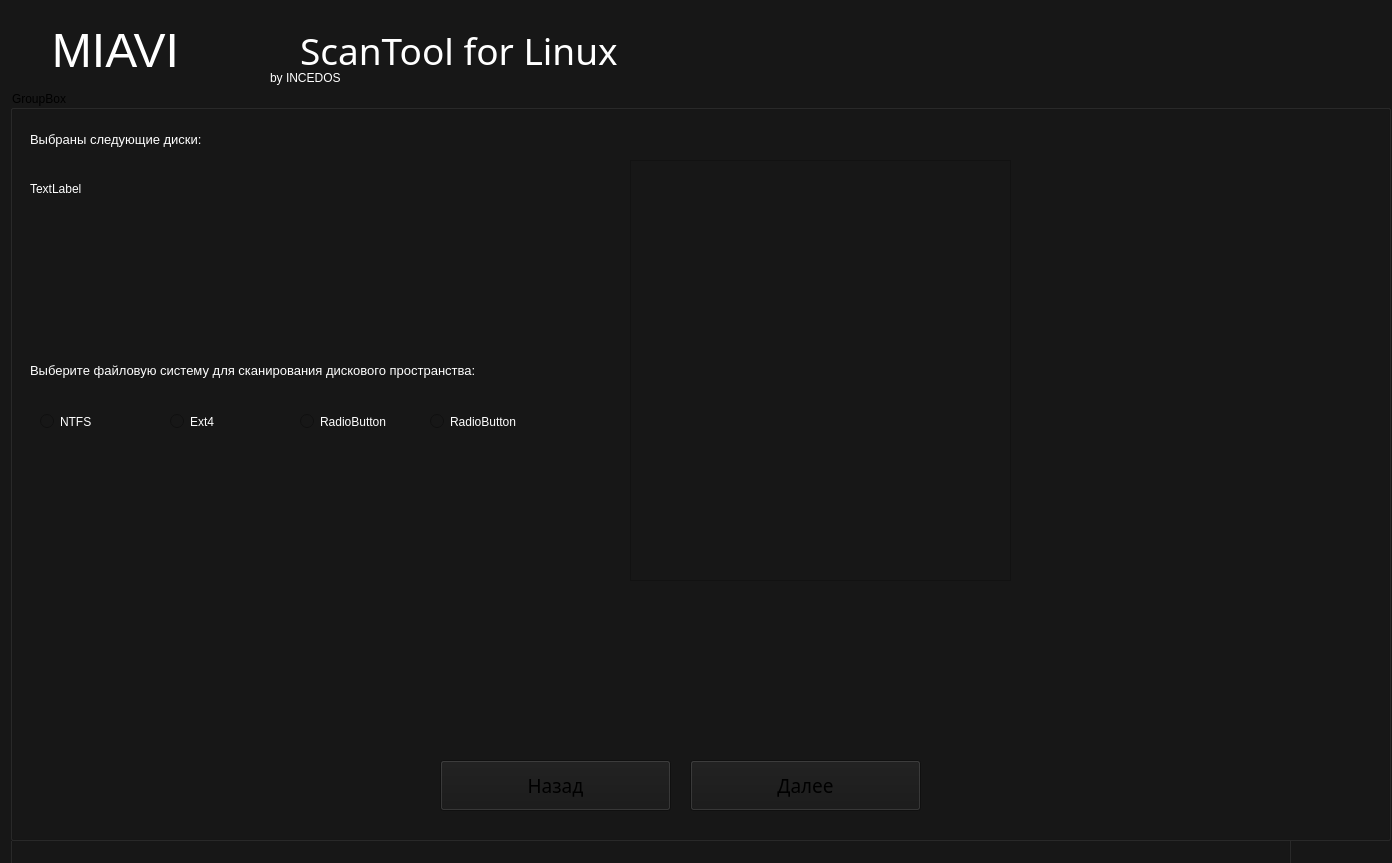
<?xml version="1.0" encoding="UTF-8"?>
<ui version="4.0">
 <class>MIAVIbyINCEDOS</class>
 <widget class="QMainWindow" name="MIAVIbyINCEDOS">
  <property name="geometry">
   <rect>
    <x>0</x>
    <y>0</y>
    <width>1392</width>
    <height>863</height>
   </rect>
  </property>
  <property name="minimumSize">
   <size>
    <width>1035</width>
    <height>678</height>
   </size>
  </property>
  <property name="acceptDrops">
   <bool>false</bool>
  </property>
  <property name="windowTitle">
   <string>MIAVI by INCEDOS</string>
  </property>
  <property name="autoFillBackground">
   <bool>false</bool>
  </property>
  <property name="styleSheet">
   <string notr="true">background-color: #171717
</string>
  </property>
  <property name="iconSize">
   <size>
    <width>50</width>
    <height>50</height>
   </size>
  </property>
  <property name="animated">
   <bool>true</bool>
  </property>
  <widget class="QWidget" name="centralwidget">
   <widget class="QLabel" name="label_2">
    <property name="geometry">
     <rect>
      <x>-20</x>
      <y>10</y>
      <width>271</width>
      <height>81</height>
     </rect>
    </property>
    <property name="minimumSize">
     <size>
      <width>271</width>
      <height>81</height>
     </size>
    </property>
    <property name="font">
     <font>
      <pointsize>36</pointsize>
      <weight>50</weight>
      <bold>false</bold>
     </font>
    </property>
    <property name="styleSheet">
     <string notr="true">color: white
</string>
    </property>
    <property name="text">
     <string>MIAVI</string>
    </property>
    <property name="textFormat">
     <enum>Qt::AutoText</enum>
    </property>
    <property name="scaledContents">
     <bool>false</bool>
    </property>
    <property name="alignment">
     <set>Qt::AlignCenter</set>
    </property>
    <property name="wordWrap">
     <bool>false</bool>
    </property>
    <property name="textInteractionFlags">
     <set>Qt::LinksAccessibleByMouse</set>
    </property>
    <property name="buddy">
     <cstring></cstring>
    </property>
   </widget>
   <widget class="QLabel" name="label_3">
    <property name="geometry">
     <rect>
      <x>270</x>
      <y>70</y>
      <width>81</width>
      <height>16</height>
     </rect>
    </property>
    <property name="font">
     <font>
      <family>MS UI Gothic</family>
     </font>
    </property>
    <property name="styleSheet">
     <string notr="true">color: white</string>
    </property>
    <property name="text">
     <string>by INCEDOS</string>
    </property>
   </widget>
   <widget class="QLabel" name="label_4">
    <property name="geometry">
     <rect>
      <x>300</x>
      <y>10</y>
      <width>771</width>
      <height>81</height>
     </rect>
    </property>
    <property name="minimumSize">
     <size>
      <width>771</width>
      <height>81</height>
     </size>
    </property>
    <property name="font">
     <font>
      <family>Century Gothic</family>
      <pointsize>28</pointsize>
      <weight>50</weight>
      <bold>false</bold>
     </font>
    </property>
    <property name="autoFillBackground">
     <bool>false</bool>
    </property>
    <property name="styleSheet">
     <string notr="true">color: white;
background-color: qlineargradient(spread:pad, x1:0, y1:0, x2:1, y2:0, stop:0 rgba(0, 0, 0, 0), stop:1 rgba(255, 255, 255, 0));</string>
    </property>
    <property name="text">
     <string>ScanTool for Linux</string>
    </property>
   </widget>
   <widget class="QGroupBox" name="groupBox">
    <property name="geometry">
     <rect>
      <x>10</x>
      <y>110</y>
      <width>1281</width>
      <height>791</height>
     </rect>
    </property>
    <property name="title">
     <string/>
    </property>
    <widget class="QPushButton" name="pushButton_4">
     <property name="geometry">
      <rect>
       <x>670</x>
       <y>650</y>
       <width>231</width>
       <height>51</height>
      </rect>
     </property>
     <property name="font">
      <font>
       <family>HoloLens MDL2 Assets</family>
       <pointsize>14</pointsize>
      </font>
     </property>
     <property name="acceptDrops">
      <bool>false</bool>
     </property>
     <property name="accessibleName">
      <string/>
     </property>
     <property name="styleSheet">
      <string notr="true">background-color: rgb(255, 53, 56);
border-color: rgb(93, 0, 1);
border-radius: 25px 25px;
-webkit-transition-duration: 0.4s;
transition-duration: 0.4s;
hover {
    background-color: #4CAF50; /* Green */
    color: white;}</string>
     </property>
     <property name="text">
      <string>Анализ</string>
     </property>
    </widget>
    <widget class="QPushButton" name="pushButton">
     <property name="geometry">
      <rect>
       <x>420</x>
       <y>650</y>
       <width>231</width>
       <height>51</height>
      </rect>
     </property>
     <property name="font">
      <font>
       <family>HoloLens MDL2 Assets</family>
       <pointsize>14</pointsize>
      </font>
     </property>
     <property name="acceptDrops">
      <bool>false</bool>
     </property>
     <property name="accessibleName">
      <string/>
     </property>
     <property name="styleSheet">
      <string notr="true">background-color: rgb(255, 53, 56);
border-color: rgb(93, 0, 1);
border-radius: 25px 25px;
-webkit-transition-duration: 0.4s;
transition-duration: 0.4s;
hover {
    background-color: #4CAF50; /* Green */
    color: white;}</string>
     </property>
     <property name="text">
      <string>Поиск дисков</string>
     </property>
    </widget>
    <widget class="QPlainTextEdit" name="plainTextEdit">
     <property name="geometry">
      <rect>
       <x>700</x>
       <y>40</y>
       <width>661</width>
       <height>571</height>
      </rect>
     </property>
     <property name="styleSheet">
      <string notr="true">color:white;
background-color: qlineargradient(spread:pad, x1:0, y1:0, x2:1, y2:1, stop:0 rgba(0, 0, 0, 0), stop:0.994975 rgba(255, 255, 255, 0))</string>
     </property>
    </widget>
    <widget class="QLabel" name="label_12">
     <property name="geometry">
      <rect>
       <x>30</x>
       <y>30</y>
       <width>559</width>
       <height>284</height>
      </rect>
     </property>
     <property name="minimumSize">
      <size>
       <width>419</width>
       <height>279</height>
      </size>
     </property>
     <property name="font">
      <font>
       <family>Arial</family>
       <pointsize>12</pointsize>
      </font>
     </property>
     <property name="styleSheet">
      <string notr="true">color: white;
background-color: qlineargradient(spread:pad, x1:0, y1:0, x2:1, y2:0, stop:0 rgba(0, 0, 0, 0), stop:1 rgba(255, 255, 255, 0));</string>
     </property>
     <property name="text">
      <string>Обнаруженые следующие подключенные носители:</string>
     </property>
    </widget>
    <widget class="QListWidget" name="listWidget">
     <property name="geometry">
      <rect>
       <x>30</x>
       <y>190</y>
       <width>481</width>
       <height>192</height>
      </rect>
     </property>
     <property name="styleSheet">
      <string notr="true">color:white;
background-color: qlineargradient(spread:pad, x1:0, y1:0, x2:1, y2:0, stop:0 rgba(0, 0, 0, 0), stop:1 rgba(255, 255, 255, 0));</string>
     </property>
    </widget>
   </widget>
   <widget class="QGroupBox" name="groupBox_2">
    <property name="geometry">
     <rect>
      <x>10</x>
      <y>90</y>
      <width>1381</width>
      <height>751</height>
     </rect>
    </property>
    <property name="title">
     <string>GroupBox</string>
    </property>
    <widget class="QPlainTextEdit" name="plainTextEdit_2">
     <property name="geometry">
      <rect>
       <x>620</x>
       <y>70</y>
       <width>381</width>
       <height>421</height>
      </rect>
     </property>
    </widget>
    <widget class="QRadioButton" name="radioButton">
     <property name="geometry">
      <rect>
       <x>30</x>
       <y>320</y>
       <width>112</width>
       <height>23</height>
      </rect>
     </property>
     <property name="styleSheet">
      <string notr="true">color: rgb(255, 255, 255)</string>
     </property>
     <property name="text">
      <string>NTFS</string>
     </property>
    </widget>
    <widget class="QLabel" name="label_11">
     <property name="geometry">
      <rect>
       <x>20</x>
       <y>90</y>
       <width>151</width>
       <height>17</height>
      </rect>
     </property>
     <property name="styleSheet">
      <string notr="true">color: rgb(255, 255, 255);</string>
     </property>
     <property name="text">
      <string>TextLabel</string>
     </property>
    </widget>
    <widget class="QPushButton" name="pushButton_2">
     <property name="geometry">
      <rect>
       <x>680</x>
       <y>670</y>
       <width>231</width>
       <height>51</height>
      </rect>
     </property>
     <property name="font">
      <font>
       <family>HoloLens MDL2 Assets</family>
       <pointsize>14</pointsize>
      </font>
     </property>
     <property name="acceptDrops">
      <bool>false</bool>
     </property>
     <property name="accessibleName">
      <string/>
     </property>
     <property name="styleSheet">
      <string notr="true">color: black;
background-color: rgb(255, 53, 56);
border-color: rgb(93, 0, 1);
border-radius: 25px 25px;
-webkit-transition-duration: 0.4s;
transition-duration: 0.4s;
hover {
    background-color: #4CAF50; /* Green */
    color: white;}</string>
     </property>
     <property name="text">
      <string>Далее</string>
     </property>
    </widget>
    <widget class="QRadioButton" name="radioButton_4">
     <property name="geometry">
      <rect>
       <x>420</x>
       <y>320</y>
       <width>112</width>
       <height>23</height>
      </rect>
     </property>
     <property name="styleSheet">
      <string notr="true">color: rgb(255, 255, 255)</string>
     </property>
     <property name="text">
      <string>RadioButton</string>
     </property>
    </widget>
    <widget class="QRadioButton" name="radioButton_2">
     <property name="geometry">
      <rect>
       <x>160</x>
       <y>320</y>
       <width>112</width>
       <height>23</height>
      </rect>
     </property>
     <property name="styleSheet">
      <string notr="true">color: rgb(255, 255, 255)</string>
     </property>
     <property name="text">
      <string>Ext4</string>
     </property>
    </widget>
    <widget class="QLabel" name="label_8">
     <property name="geometry">
      <rect>
       <x>20</x>
       <y>30</y>
       <width>231</width>
       <height>39</height>
      </rect>
     </property>
     <property name="styleSheet">
      <string notr="true">color: white; font-size: 10pt</string>
     </property>
     <property name="text">
      <string>Выбраны следующие диски:</string>
     </property>
    </widget>
    <widget class="QRadioButton" name="radioButton_3">
     <property name="geometry">
      <rect>
       <x>290</x>
       <y>320</y>
       <width>112</width>
       <height>23</height>
      </rect>
     </property>
     <property name="styleSheet">
      <string notr="true">color: rgb(255, 255, 255)</string>
     </property>
     <property name="text">
      <string>RadioButton</string>
     </property>
    </widget>
    <widget class="QPushButton" name="pushButton_3">
     <property name="geometry">
      <rect>
       <x>430</x>
       <y>670</y>
       <width>231</width>
       <height>51</height>
      </rect>
     </property>
     <property name="font">
      <font>
       <family>HoloLens MDL2 Assets</family>
       <pointsize>14</pointsize>
      </font>
     </property>
     <property name="acceptDrops">
      <bool>false</bool>
     </property>
     <property name="accessibleName">
      <string/>
     </property>
     <property name="styleSheet">
      <string notr="true">color: black;
background-color: rgb(255, 255, 255);
border-color: rgb(93, 0, 1);
border-radius: 25px 25px;
-webkit-transition-duration: 0.4s;
transition-duration: 0.4s;
hover {
    background-color: #4CAF50; /* Green */
    color: black;}</string>
     </property>
     <property name="text">
      <string>Назад</string>
     </property>
    </widget>
    <widget class="QLabel" name="label_9">
     <property name="geometry">
      <rect>
       <x>20</x>
       <y>270</y>
       <width>581</width>
       <height>21</height>
      </rect>
     </property>
     <property name="styleSheet">
      <string notr="true">color: white; font-size: 10pt</string>
     </property>
     <property name="text">
      <string>Выберите файловую систему для сканирования дискового пространства:</string>
     </property>
    </widget>
   </widget>
  </widget>
 </widget>
 <resources/>
 <connections/>
</ui>
